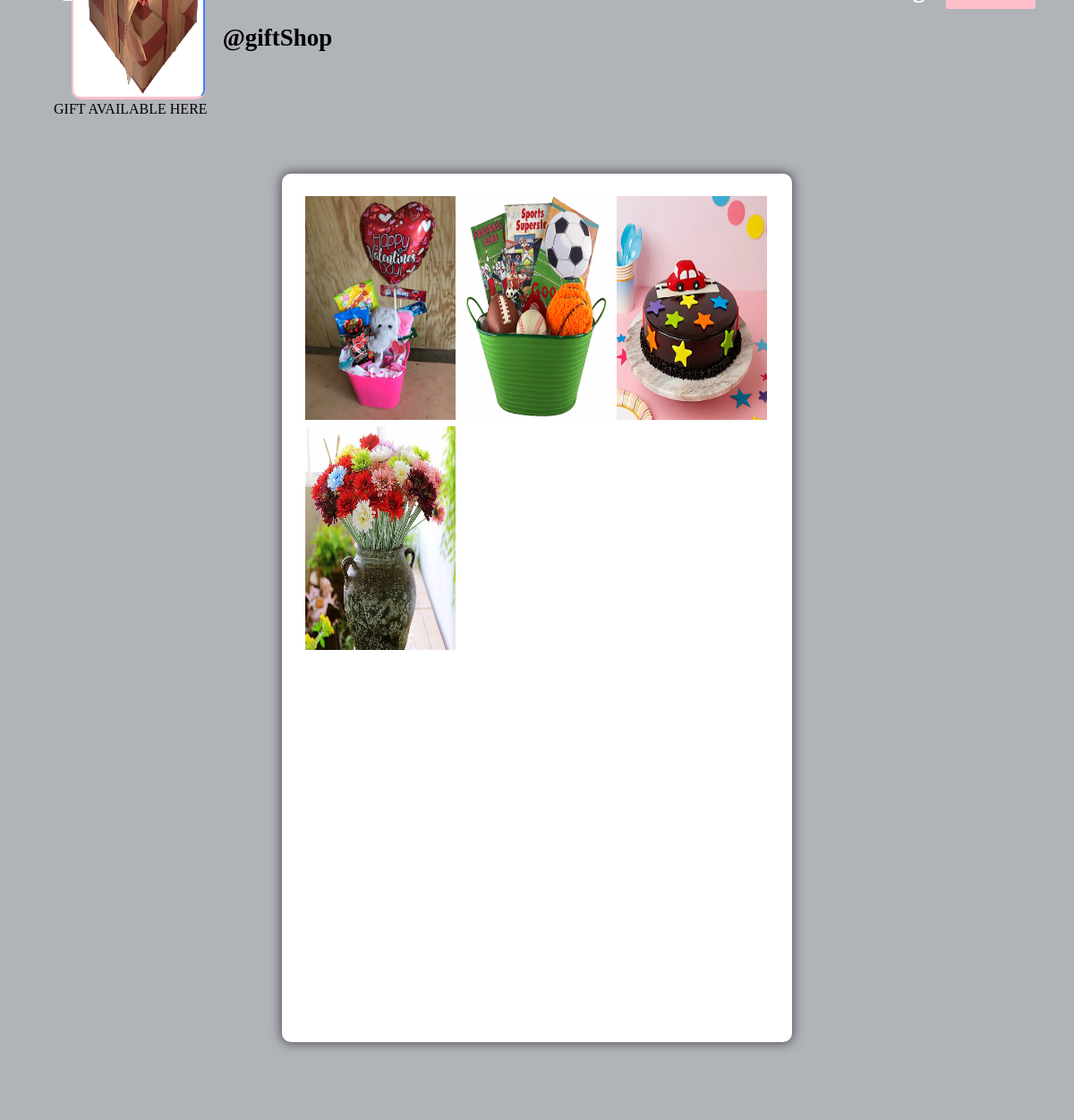
The app's page /profile/giftShop (signed in) with its own data.
### website/models.py (models this page shows, shortened)
class Profile(models.Model):
    user = models.ForeignKey(User, on_delete=models.CASCADE)
    id_user = models.IntegerField()
    bio = models.TextField(blank=True)
    profileimg = models.ImageField(upload_to='profile_images', default='blank-profile-picture.png')
    location = models.CharField(max_length=100, blank=True)

class Post(models.Model):
    id = models.UUIDField(primary_key=True, default=uuid.uuid4)
    user = models.CharField(max_length=100)
    image = models.ImageField(upload_to='post_images')
    caption = models.TextField()
    created_at = models.DateTimeField(default=datetime.now)
    no_of_likes = models.IntegerField(default=0)

### website/views.py (the view)
# urls.py: path('profile/<str:pk>', views.profile, name='profile'),
@login_required(login_url='signin')
def profile(request, pk):
    user_object = User.objects.get(username=pk)
    user_profile = Profile.objects.get(user=user_object)
    user_posts = Post.objects.filter(user=pk)
    user_post_length = len(user_posts)
    follower = request.user.username
    user = pk
    if FollowersCount.objects.filter(follower=follower, user=user).first():
        button_text = 'Unfollow'
    else:
        button_text = 'Follow'
    user_followers = len(FollowersCount.objects.filter(user=pk))
    user_following = len(FollowersCount.objects.filter(follower=pk))
    context = {
        'user_object': user_object,
        'user_profile': user_profile,
        'user_posts': user_posts,
        'user_post_length': user_post_length,
        'button_text': button_text,
        'user_followers': user_followers,
        'user_following': user_following,
    }
    return render(request, 'profile.html', context)

### templates/profile.html (shortened to what this page needs)
{% load static %}
<!DOCTYPE html>
<html lang="en">
<head>
    <link rel="stylesheet" href="{% static 'css/main.min.css' %}">
    <link rel="stylesheet" href="{% static 'css/style.css' %}">
    <link rel="stylesheet" href="{% static 'css/color.css' %}">
    <link rel="stylesheet" href="{% static 'css/responsive.css' %}">
</head>
<body>
	<section>
			<div class="feature-photo">
				<figure><img src="{% static 'images/resources/timeline-1.jpg' %}" alt=""></figure>
				<form action="/follow" method="POST">
					<div class="add-btn">
					{% if user_object.username == user.username %}
					<a href="/settings" data-ripple="">Account Settings</a>
					{% else %}
					<a data-ripple=""><button type="submit" style="background-color: #ffc0cb; border: #ffc0cb;">{{button_text}}</button></a>
					{% endif %}
					</div>
				</form>
				<div class="container-fluid">
					<div class="row merged">
						<div class="col-lg-2 col-sm-3">
							<div class="user-avatar">
								<figure>
									<img src="{{user_profile.profileimg.url}}" style="height: 250px; width: 100%;" alt="">
								</figure>
							</div>
						</div>
						<div class="col-lg-10 col-sm-9">
							<div class="timeline-info">
								<ul>
									<li class="admin-name">
									  <h5 style="color: black;white-space: nowrap; width: 110px; font-size: 27px;"><b>@{{user_profile.user.username}}</b></h5>
									</li>
								</ul>
							</div>
						</div>
					</div>
				</div>
			</div>
		</section>
		<section>
			<div class="bio">
					{{user_profile.bio}}
			</div>
		</section>
	<section>
		<div class="gap gray-bg">
			<div class="container-fluid">
				<div class="row">
					<div class="col-lg-12">
						<div class="row" id="page-contents">
							<div class="col-lg-3">
								<aside class="sidebar static">
								</aside>
							</div>
							<div class="col-lg-6">
								<div class="central-meta">
									<ul class="photos">
										{% for post in user_posts %}
										<li>
											<a class="strip" href="{{post.image.url}}" title="" data-strip-group="mygroup" data-strip-group-options="loop: false">
												<img src="{{post.image.url}}" style="height: 250px; width: 300px;" alt=""></a>
										</li>
										{% endfor %}
									</ul>
								</div>
							</div>
							<div class="col-lg-3">
								<aside class="sidebar static">
								</aside>
							</div>
						</div>
					</div>
				</div>
			</div>
		</div>
	</section>
</body>
</html>

### static/css/color.css (style rules this page uses)
#nprogress .bar, .timeline-info > ul li a::before, .add-btn > a, .activitiez > li::before, form button, .colla-apps > li a:hover, a.underline:before, .setting-row input:checked + label, .user-avatar:hover .edit-phto, .error-meta > a, .color-bg, .add-butn, .nav.nav-tabs.likes-btn > li a.active, a.dislike-btn, .drop > a:hover, .btn-view.btn-load-more:hover, .accordion .card h5 button[aria-expanded="true"], .chat-head, .f-page > figure em, .inbox-panel-head > ul > li > a, .nav-tabs--left .nav-link.active, .nav-tabs--left .nav-link.active:hover, footer .widget-title h4::before, #topcontrol, .sidebar .widget-title::before, .f-title::before, .g-post-classic > figure > i::after, .purify > a, .help-list > a:hover, .open-position::before, .info > a, .category-box:hover, .category-box.selected, a.main-btn, .section-heading::before, .getquot-baner, .more-branches > h4::before, .is-helpful > a, .cart-optionz > li > a:hover, .paginationz > li a:hover, .paginationz > li a.active, .shopping-cart, a.btn2:hover, .form-submit > input[type="submit"], button.submit-checkout, .delete-cart:hover, .proceed .button, .amount-area .update-cart, a.addnewforum, .apply-bttons > a { background: orange; }

### static/css/responsive.css (style rules this page uses)
@media screen and (max-width: 1281px) and (min-width: 1024px) { .photos > li { min-width: 32.2%; width: 32.2%; } }
@media screen and (max-width: 1281px) and (min-width: 1024px) { .timeline-info { line-height: 51px; } }
@media screen and (max-width: 1281px) and (min-width: 1024px) { .timeline-info .admin-name > h5 { font-size: 20px; } }
@media screen and (max-width: 1281px) and (min-width: 1024px) { .user-avatar { width: 80.2% } }

### records on screen
Profile: profileimg (picture), user.username "giftShop", bio "GIFT AVAILABLE HERE"
Post: image (picture)
Post: image (picture)
Post: image (picture)
Post: image (picture)
